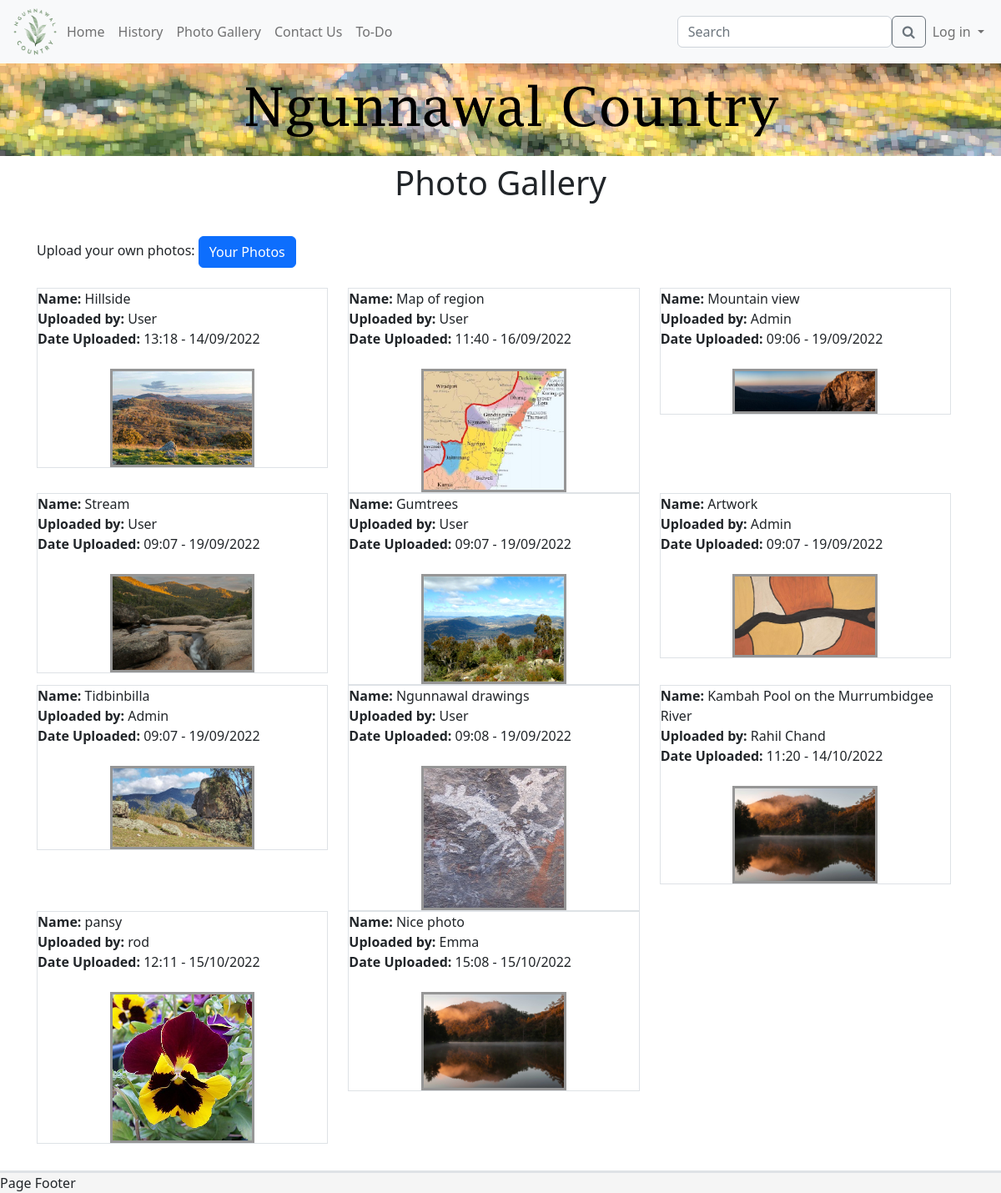
/gallery, run on an earlier commit of the app's database.
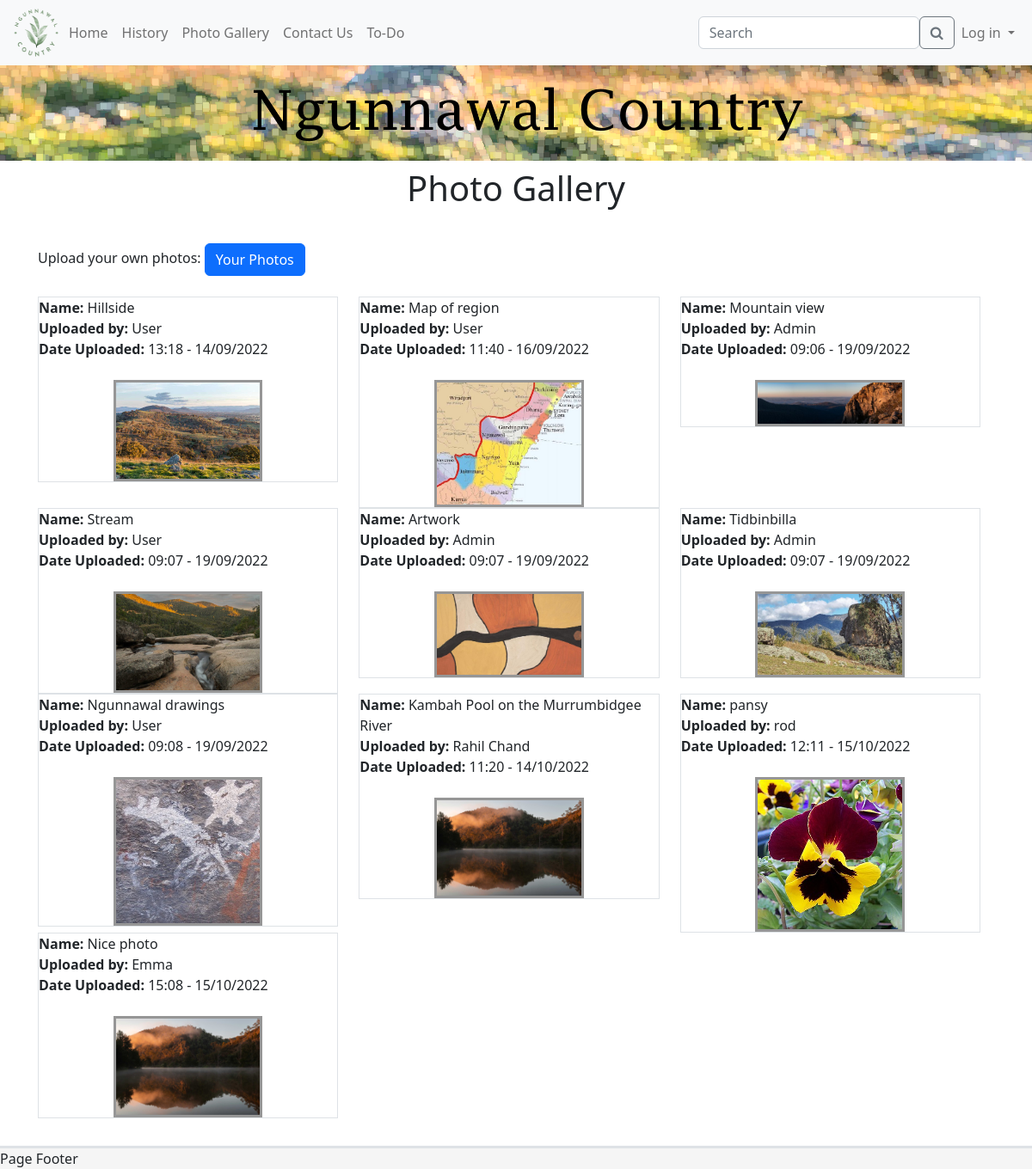
And on a later commit of the database.
### models.py (models this page shows, shortened)
class Photos(db.Model):
    photoid = db.Column(db.Integer, primary_key=True)
    title = db.Column(db.String(255))
    filename = db.Column(db.String(255))
    userid = db.Column(db.Integer)
    dateSubmitted = db.Column(db.DateTime)

class User(UserMixin, db.Model):
    id = db.Column(db.Integer, primary_key=True)
    email_address = db.Column(db.String(255), unique=True)
    name = db.Column(db.String(255))
    password_hash = db.Column(db.String(255))
    user_level = db.Column(db.Integer)

### app.py (the view)
@app.route('/gallery')
def photo_gallery():
    all_images = Photos.query.all()  # gets all photos
    all_users = User.query.all()  # gets all users
    return render_template("gallery.html", title="Photo Gallery", user=current_user, images=all_images, users=all_users)

### templates/gallery.html
{% extends 'template.html' %}
{% block cellContent1 %}
    <div class="grid-container">
        <div class="row">
            <div class="col-12">
                Upload your own photos:
                <a href="/userPhotos">
                    <button class="btn btn-primary" href="/userPhotos">Your Photos</button>
                </a>
                <br><br>
            </div>
            {% for image in images %}
                <div class="col-4">
                    <div class="border">
                        <span class="fw-semibold">Name: </span>{{ image.title }} <br>
                        <span class="fw-semibold">Uploaded by: </span>
                        {% for user in users %}
                            {% if user.id == image.userid %}
                                {{ user.name }}
                            {% endif %}
                        {% endfor %}
                        <br>
                        <span class="fw-semibold">Date Uploaded: </span>{{ image.dateSubmitted.strftime('%H:%M - %d/%m/%Y') }}
                        <br><br>
                        <a href="/userPhotos/{{ image.photoid }}">
                            <img class="centre-img img-border" src="/static/images/userPhotos/{{ image.filename }}"
                                 width="50%">
                        </a>
                    </div>
                </div>
            {% endfor %}
        </div>
    </div>
{% endblock %}

### templates/template.html (shortened to what this page needs)
<!DOCTYPE html>
<html lang="en">
<head>
    <link rel="stylesheet" href="/static/ngunnawal.css">
    <link rel="stylesheet" href="/static/css/bootstrap.css">
    <link rel="stylesheet" href="https://cdnjs.cloudflare.com/ajax/libs/font-awesome/4.7.0/css/font-awesome.min.css">
</head>
<body>
<nav class="navbar navbar-expand-lg bg-light sticky-top">
    <div class="container-fluid">
        <a href="/">
            <img src="/static/images/logo.png" alt="logo" width="60" height="60">
        </a>
        <div class="collapse navbar-collapse" id="navbarNav">
            <ul class="navbar-nav">
                <li class="nav-item">
                    <a class="nav-link underline" href="/">Home</a>
                </li>
                <li class="nav-item">
                    <a class="nav-link underline" href="/history">History</a>
                </li>
                <li class="nav-item">
                    <a class="nav-link underline" href="/gallery">Photo Gallery</a>
                </li>
                {% if user.user_level == 2 %}
                    <li class="nav-item dropdown">
                        <a class="nav-link dropdown-toggle underline" href="/" id="navbarDropdown" role="button"
                           data-bs-toggle="dropdown" aria-expanded="false">
                            Contact Us
                        </a>
                        <ul class="dropdown-menu dropdown-menu-light"
                            aria-labelledby="navbarDropdown">
                            <li><a class="dropdown-item" href="/contact">Contact Page</a></li>
                            <div class="dropdown-divider"></div>
                            <li><a class="dropdown-item underline" href="/contact_messages">Contact Messages</a></li>
                        </ul>
                    </li>
                {% else %}
                    <li class="nav-item">
                        <a class="nav-link underline" href="/contact">Contact Us</a>
                    </li>
                {% endif %}
                <li class="nav-item">
                    <a class="nav-link underline" href="/todo">To-Do</a>
                </li>
            </ul>
        </div>
        <form class="d-flex" role="search">
            <input class="form-control" type="search" placeholder="Search" aria-label="Search">
            <button class="btn btn-outline-secondary" type="submit"><i class="fa fa-search"></i></button>
        </form>
        <div class="nav navbar-nav">
            {% if user.is_anonymous %}
                <li class="nav-item dropdown">
                    <a class="nav-link dropdown-toggle underline" href="/" id="navbarDropdown" role="button"
                       data-bs-toggle="dropdown" aria-expanded="false">
                        Log in
                    </a>
                </li>
            {% endif %}
        </div>
    </div>
</nav>
<div class="banner">
    <img style="margin-bottom: 0.5em" src="/static/images/banner_small.png" alt="website banner">
</div>
<div class="container-fluid">
    <div class="row">
        <div class="col-12 align-centre">
            <h1>{{ title }}</h1>
        </div>
    </div>
    <div class="row">
        <div class="col-12">
            {% block cellContent1 %} {% endblock %}
        </div>
    </div>
</div>
<div class="footer sticky-bottom border-top border-3">
    Page Footer
</div>
</body>
</html>

### static/ngunnawal.css (style rules this page uses)
* { margin: 0; padding: 0; box-sizing: border-box; }
body { background-color: #cff2ec; }
.banner > img { display: block; margin-left: auto; margin-right: auto; max-height: 100%; max-width: 100%; height: auto; }
.grid-container { display: grid; grid-template-columns: auto auto; grid-gap: 1em; padding: 1em; }
.grid-container > div { background-color: rgba(255, 255, 255, 0.5); padding: 1em; }
.centre-img { display: block; margin-left: auto; margin-right: auto; max-height: 100%; max-width: 100%; height: auto; }
.img-border { border: 3px solid #969696; }
.align-centre { text-align: center; }
.footer { overflow: hidden; background-color: rgb(245, 245, 245); width: 100%; bottom: 0; }

What changed in the data, as far as the page shows it:
removed Photos: title "Gumtrees", dateSubmitted "09:07 - 19/09/2022", filename (picture), User (name "User")
